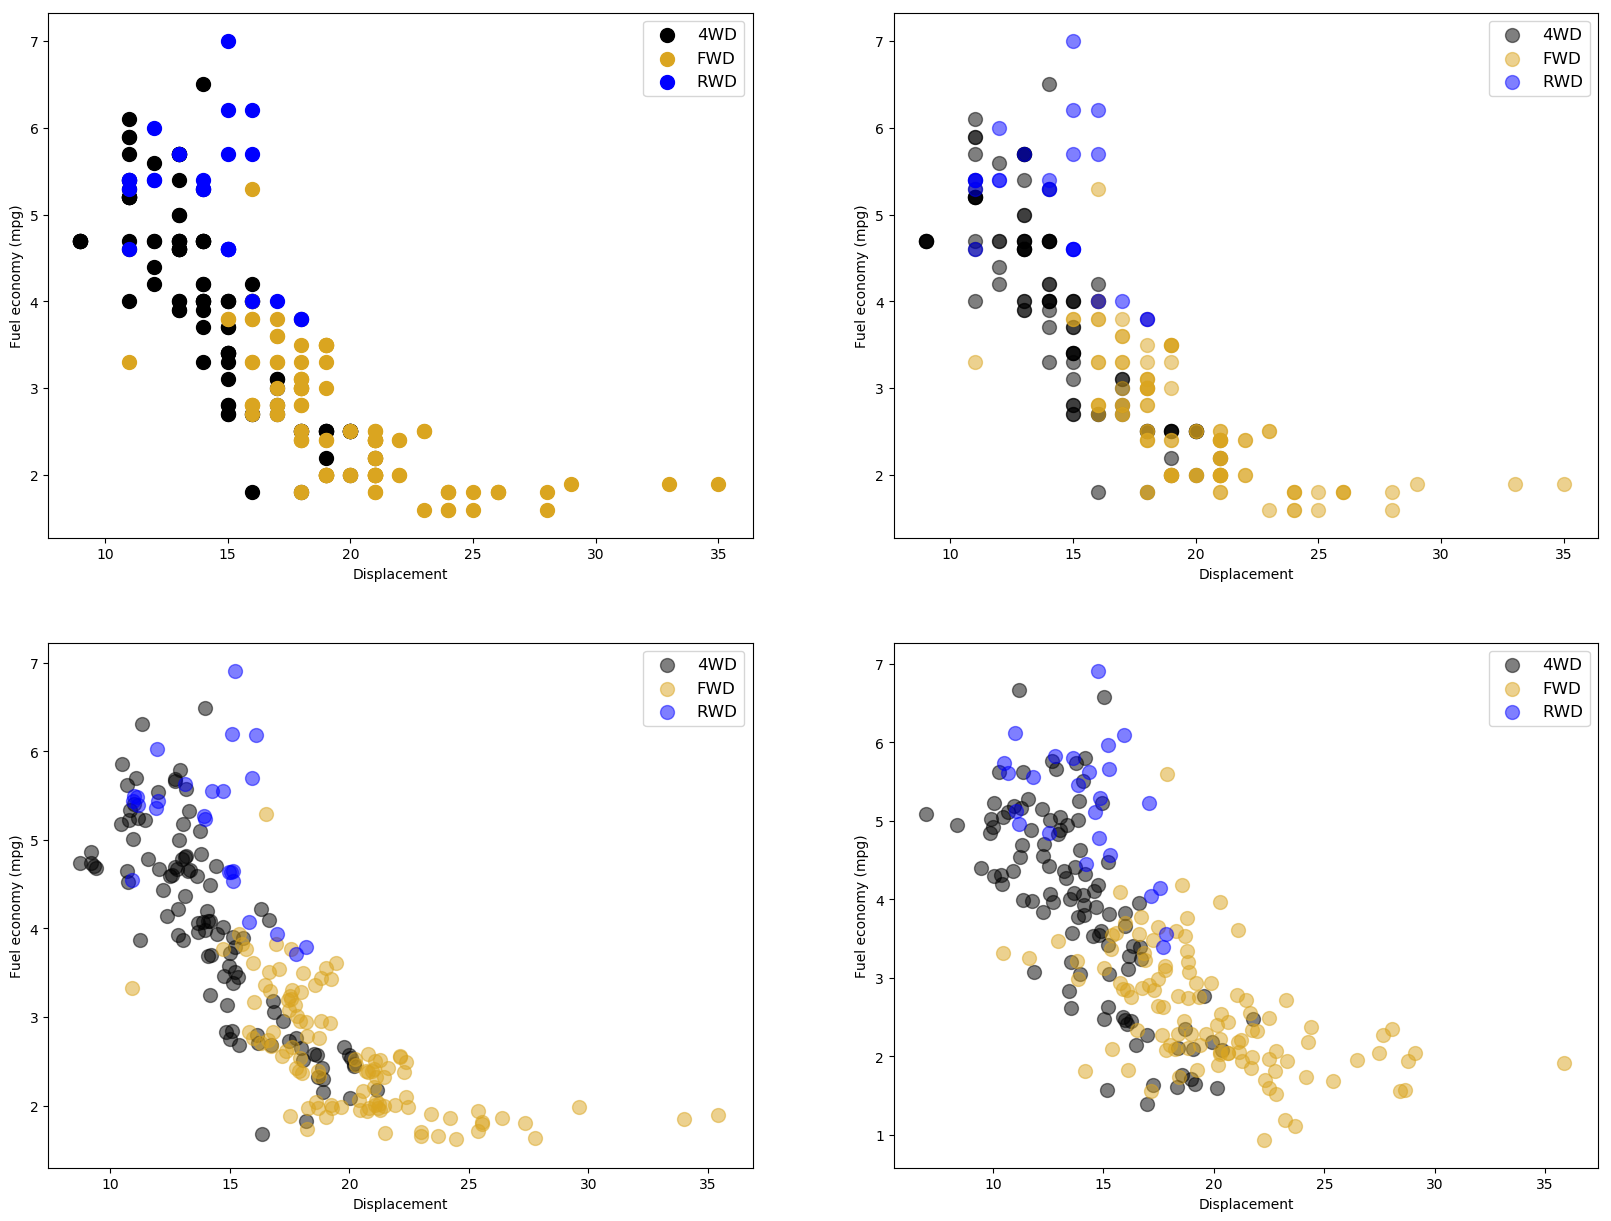

Recreate this plot in Python.
import pandas as pd
import numpy as np
import matplotlib.pyplot as plt
import matplotlib.colors as mc

df = pd.read_csv('mpg.csv', header=0, index_col=0)

def rand_jitter(arr, val):
    stdev = val*(max(arr)-min(arr))
    return arr + np.random.randn(len(arr)) * stdev

fig, axes = plt.subplots(nrows=2, ncols=2, figsize=(20,15))
color_dict = {'f':'goldenrod', 'r': 'blue', '4':'black'}
labels = {"4":"4WD", "f":"FWD", "r":"RWD"}
scatter_x = np.array(df['cty'])
scatter_y = np.array(df['displ'])
for g in np.unique(df['drv']):
    ix = np.where(df['drv'] == g)
    axes[0,0].scatter(scatter_x[ix], scatter_y[ix], c = color_dict[g], label = labels[g], s = 100).axes.legend(fontsize = 'large')
    axes[0,1].scatter(scatter_x[ix], scatter_y[ix], c = color_dict[g], label = labels[g], alpha=0.5, s = 100).axes.legend(fontsize = 'large')
    axes[1,0].scatter(rand_jitter(scatter_x[ix], 0.02), rand_jitter(scatter_y[ix], 0.02), c = color_dict[g], label = labels[g], alpha = 0.5, s =100).axes.legend(fontsize = 'large')
    axes[1,1].scatter(rand_jitter(scatter_x[ix], 0.08), rand_jitter(scatter_y[ix], 0.08), c = color_dict[g], label = labels[g], alpha = 0.5, s =100).axes.legend(fontsize = 'large')
for i in axes.flat:
    i.set(xlabel='Displacement', ylabel='Fuel economy (mpg)')

fig.savefig('task23.png',bbox_inches='tight')
plt.show(block=True)